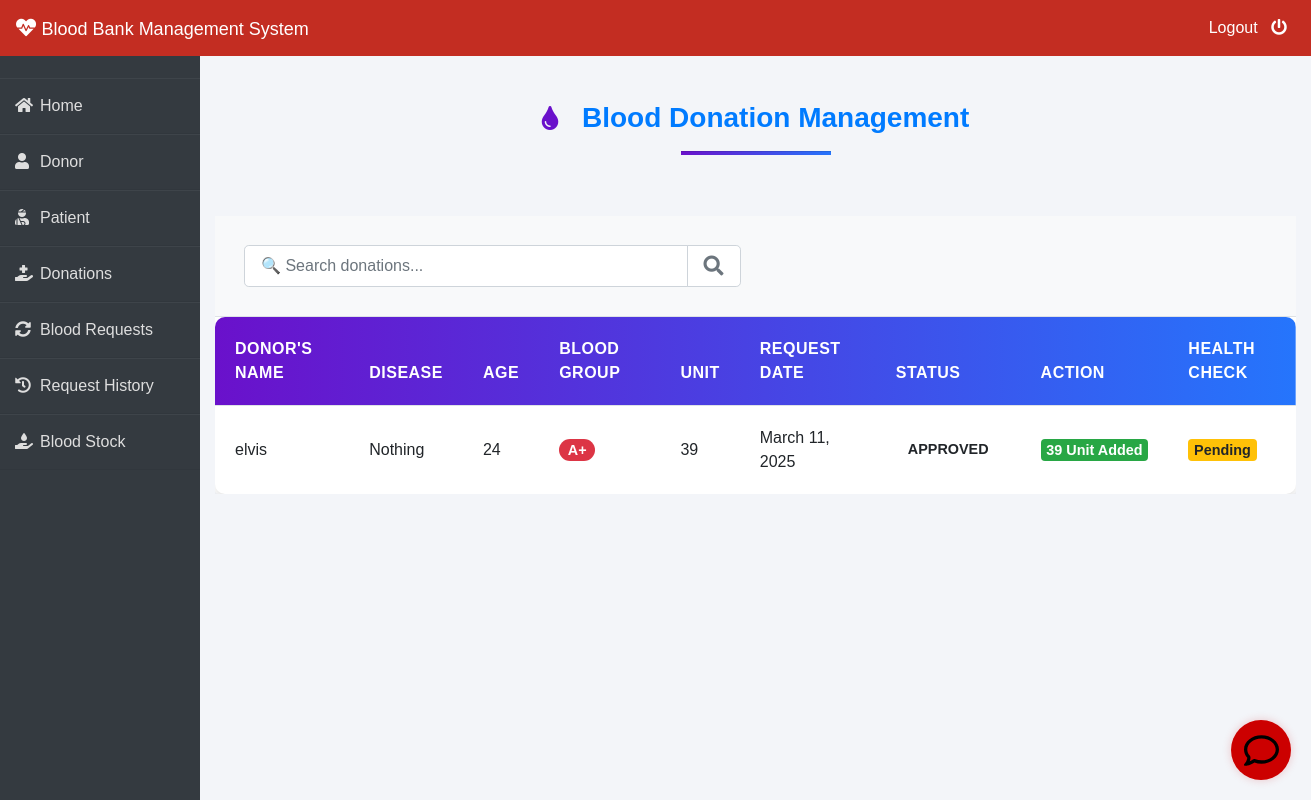
The app's page /admin-donation (signed in), older data.
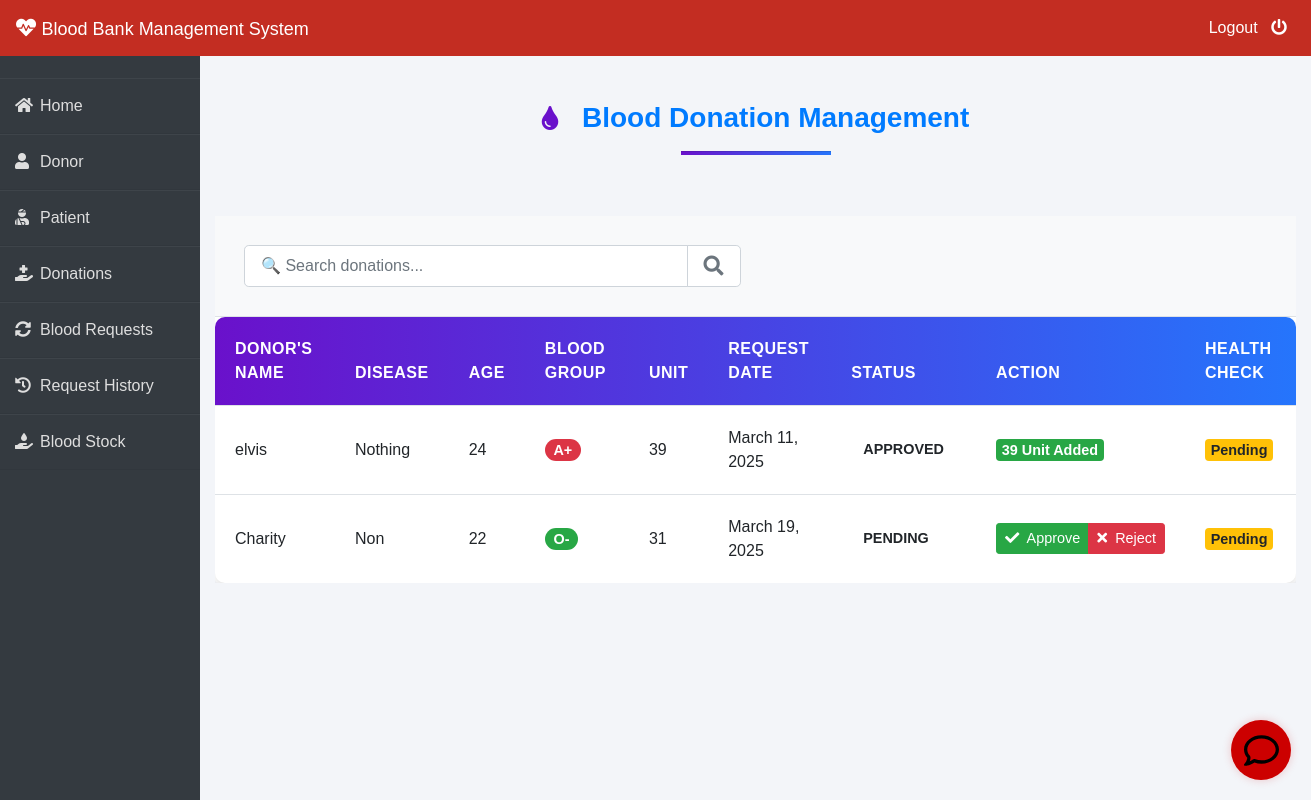
The same page, newer data.
### donor/models.py (models this page shows, shortened)
class BloodDonate(models.Model):
    donor=models.ForeignKey(Donor,on_delete=models.CASCADE)
    disease=models.CharField(max_length=100,default="Nothing")
    age=models.PositiveIntegerField()
    bloodgroup=models.CharField(max_length=10)
    unit=models.PositiveIntegerField(default=0)
    status=models.CharField(max_length=20,default="Pending")
    date=models.DateField(auto_now=True)
    health_check_passed = models.BooleanField(default=False)  # New field
    health_check = models.CharField(max_length=20, default='PENDING',
                                   choices=(('PENDING', 'Pending'),
                                           ('PASSED', 'Passed'),
                                           ('FAILED', 'Failed')))
    status = models.CharField(max_length=20, default="PENDING",
                             choices=(('PENDING', 'Pending'), ('APPROVED', 'Approved'), ('REJECTED', 'Rejected')))

class Donor(models.Model):
    user=models.OneToOneField(User,on_delete=models.CASCADE)
    profile_pic= models.ImageField(upload_to='profile_pic/Donor/')
    bloodgroup=models.CharField(max_length=10)
    address = models.CharField(max_length=40)
    mobile = models.CharField(max_length=20,null=False)
    email = models.EmailField(max_length=100, null=True, blank=True)  # New field
    last_donation_date = models.DateTimeField(null=True, blank=True)  # Track last donation
    health_status = models.CharField(max_length=20, default='UNKNOWN',
                                    choices=(('ELIGIBLE', 'Eligible'),
                                            ('INELIGIBLE', 'Ineligible'),
                                            ('UNKNOWN', 'Unknown')))
    status = models.CharField(max_length=20, default="PENDING",
                             choices=(('PENDING', 'Pending'), ('APPROVED', 'Approved')))
    def __str__(self):
        return self.user.first_name

### blood/views.py (the view)
# urls.py: path('admin-donation', views.admin_donation_view,name='admin-donation'),
@login_required(login_url='adminlogin')
def admin_donation_view(request):
    donations=dmodels.BloodDonate.objects.all()
    return render(request,'blood/admin_donation.html',{'donations':donations})

### templates/blood/admin_donation.html (shortened to what the changed rows need)
{% extends 'blood/adminbase.html' %}
{% block content %}
{% load widget_tweaks %}
{% load static %}
<div class="container py-5">
    <div class="card shadow-lg border-0 rounded-lg overflow-hidden">
        <div class="card-body p-0">
            <div class="table-responsive">
                <table class="table table-hover table-donation mb-0">
                    <thead>
                        <tr>
                            <th>Donor's Name</th>
                            <th>Disease</th>
                            <th>Age</th>
                            <th>Blood Group</th>
                            <th>Unit</th>
                            <th>Request Date</th>
                            <th>Status</th>
                            <th>Action</th>
                            <th>Health Check</th>
                        </tr>
                    </thead>
                    <tbody>
                        {% for t in donations %}
                        <tr>
                            <td>{{t.donor}}</td>
                            <td>{{t.disease}}</td>
                            <td>{{t.age}}</td>
                            <td>
                                <span class="badge badge-pill
                                    {% if t.bloodgroup == 'A+' or t.bloodgroup == 'A-' %}badge-danger
                                    {% elif t.bloodgroup == 'B+' or t.bloodgroup == 'B-' %}badge-primary
                                    {% elif t.bloodgroup == 'AB+' or t.bloodgroup == 'AB-' %}badge-warning
                                    {% else %}badge-success{% endif %}">
                                    {{t.bloodgroup}}
                                </span>
                            </td>
                            <td>{{t.unit}}</td>
                            <td>{{t.date}}</td>
                            <td>
                                <span class="badge status-badge
                                    {% if t.status.lower == 'pending' %}status-pending
                                    {% elif t.status.lower == 'approved' %}status-approved
                                    {% else %}status-rejected{% endif %}">
                                    {{t.status}}
                                </span>
                            </td>
                            <td>
                                {% if t.status.lower == 'pending' %}
                                    <div class="btn-group" role="group">
                                        <a href="{% url 'approve-donation' t.id %}" class="btn btn-success btn-sm">
                                            <i class="fa fa-check mr-1"></i> Approve
                                        </a>
                                        <a href="{% url 'reject-donation' t.id %}" class="btn btn-danger btn-sm">
                                            <i class="fa fa-times mr-1"></i> Reject
                                        </a>
                                    </div>
                                {% elif t.status.lower == 'approved' %}
                                    <span class="badge badge-success">
                                        {{t.unit}} Unit Added
                                    </span>
                                {% else %}
                                    <span class="badge badge-danger">
                                        0 Unit Added
                                    </span>
                                {% endif %}
                            </td>
                            <td>
                                {% if t.health_check_passed %}
                                    <span class="badge badge-success">Passed</span>
                                {% elif t.status == 'Rejected' %}
                                    <span class="badge badge-danger">Failed</span>
                                {% else %}
                                    <span class="badge badge-warning">Pending</span>
                                {% endif %}
                            </td>
                        </tr>
                        {% endfor %}
                    </tbody>
                </table>
            </div>
        </div>
    </div>
</div>
{% endblock content %}

Row changes from the older to the newer data that the page shows:
added BloodDonate: donor "Charity", disease "Non", age "22", bloodgroup "O-", unit "31", date "March 19, 2025", status "PENDING", shows "Approve", health_check_passed "Pending"
